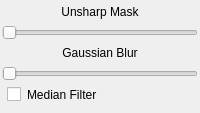
         <widget class="QWidget" name="ContrastGroupPage2">
          <attribute name="title">
           <string>2</string>
          </attribute>
          <layout class="QVBoxLayout" name="verticalLayout_7">
           <property name="leftMargin">
            <number>2</number>
           </property>
           <property name="topMargin">
            <number>5</number>
           </property>
           <property name="rightMargin">
            <number>2</number>
           </property>
           <item>
            <widget class="QLabel" name="label">
             <property name="sizePolicy">
              <sizepolicy hsizetype="Preferred" vsizetype="Maximum">
               <horstretch>0</horstretch>
               <verstretch>0</verstretch>
              </sizepolicy>
             </property>
             <property name="text">
              <string>Unsharp Mask</string>
             </property>
             <property name="alignment">
              <set>Qt::AlignBottom|Qt::AlignHCenter</set>
             </property>
            </widget>
           </item>
           <item>
            <widget class="QSlider" name="horizontalSlider_unsharmask">
             <property name="minimum">
              <number>-100</number>
             </property>
             <property name="maximum">
              <number>100</number>
             </property>
             <property name="value">
              <number>-100</number>
             </property>
             <property name="orientation">
              <enum>Qt::Horizontal</enum>
             </property>
            </widget>
           </item>
           <item>
            <widget class="QLabel" name="label_GaussianBlur">
             <property name="sizePolicy">
              <sizepolicy hsizetype="Preferred" vsizetype="Maximum">
               <horstretch>0</horstretch>
               <verstretch>0</verstretch>
              </sizepolicy>
             </property>
             <property name="text">
              <string>Gaussian Blur</string>
             </property>
             <property name="alignment">
              <set>Qt::AlignBottom|Qt::AlignHCenter</set>
             </property>
            </widget>
           </item>
           <item>
            <widget class="QSlider" name="horizontalSlider_3">
             <property name="minimum">
              <number>-100</number>
             </property>
             <property name="maximum">
              <number>100</number>
             </property>
             <property name="value">
              <number>-100</number>
             </property>
             <property name="orientation">
              <enum>Qt::Horizontal</enum>
             </property>
            </widget>
           </item>
           <item alignment="Qt::AlignTop">
            <widget class="QCheckBox" name="checkBox_medianfilter">
             <property name="sizePolicy">
              <sizepolicy hsizetype="Minimum" vsizetype="Minimum">
               <horstretch>0</horstretch>
               <verstretch>0</verstretch>
              </sizepolicy>
             </property>
             <property name="font">
              <font>
               <underline>false</underline>
               <strikeout>false</strikeout>
               <stylestrategy>PreferDefault</stylestrategy>
               <kerning>true</kerning>
              </font>
             </property>
             <property name="styleSheet">
              <string notr="true">QCheckBox {
	padding-left: 5px
}</string>
             </property>
             <property name="text">
              <string>Median Filter</string>
             </property>
             <property name="tristate">
              <bool>false</bool>
             </property>
            </widget>
           </item>
          </layout>
         </widget>
